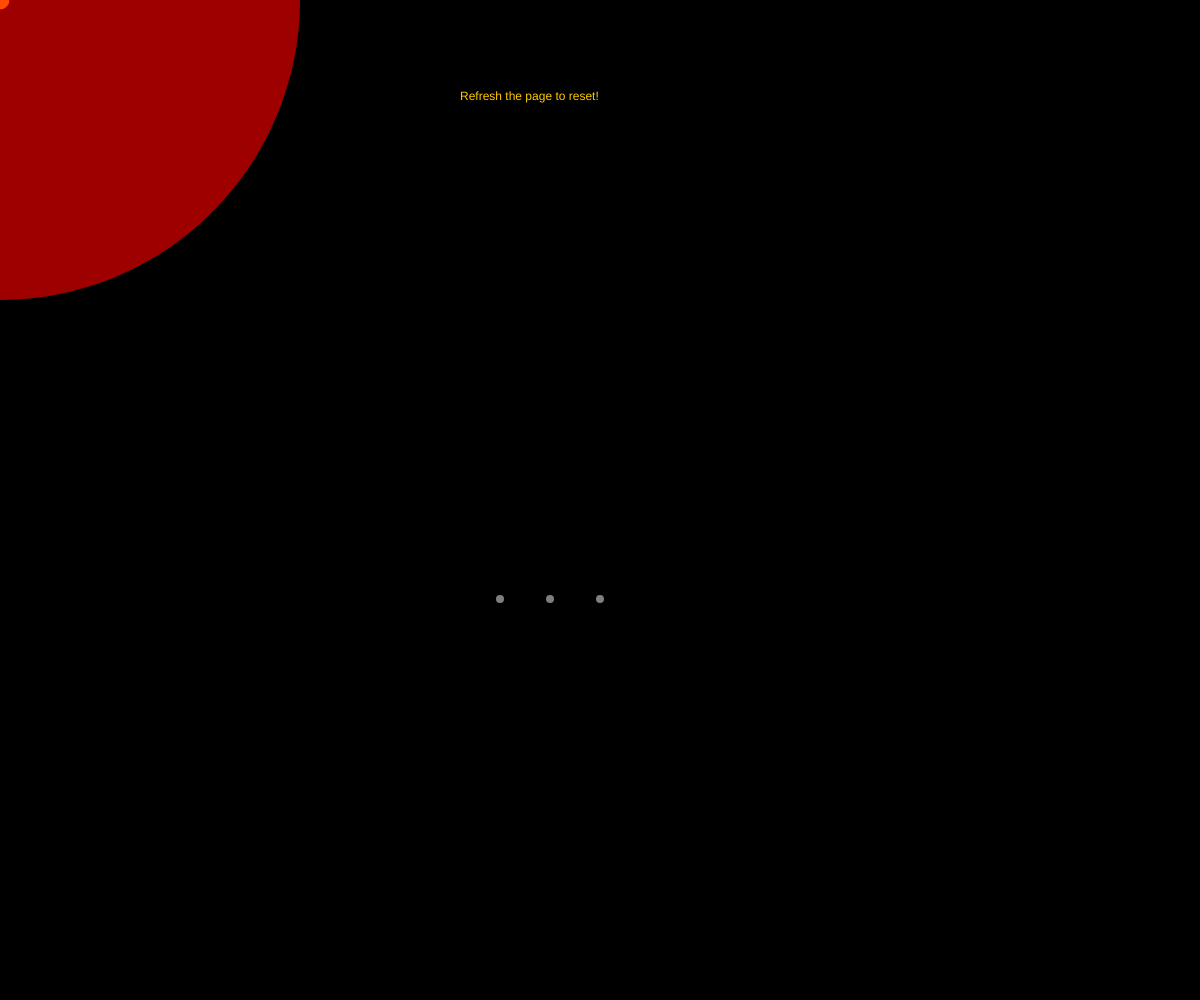
Frame 1 (no input)
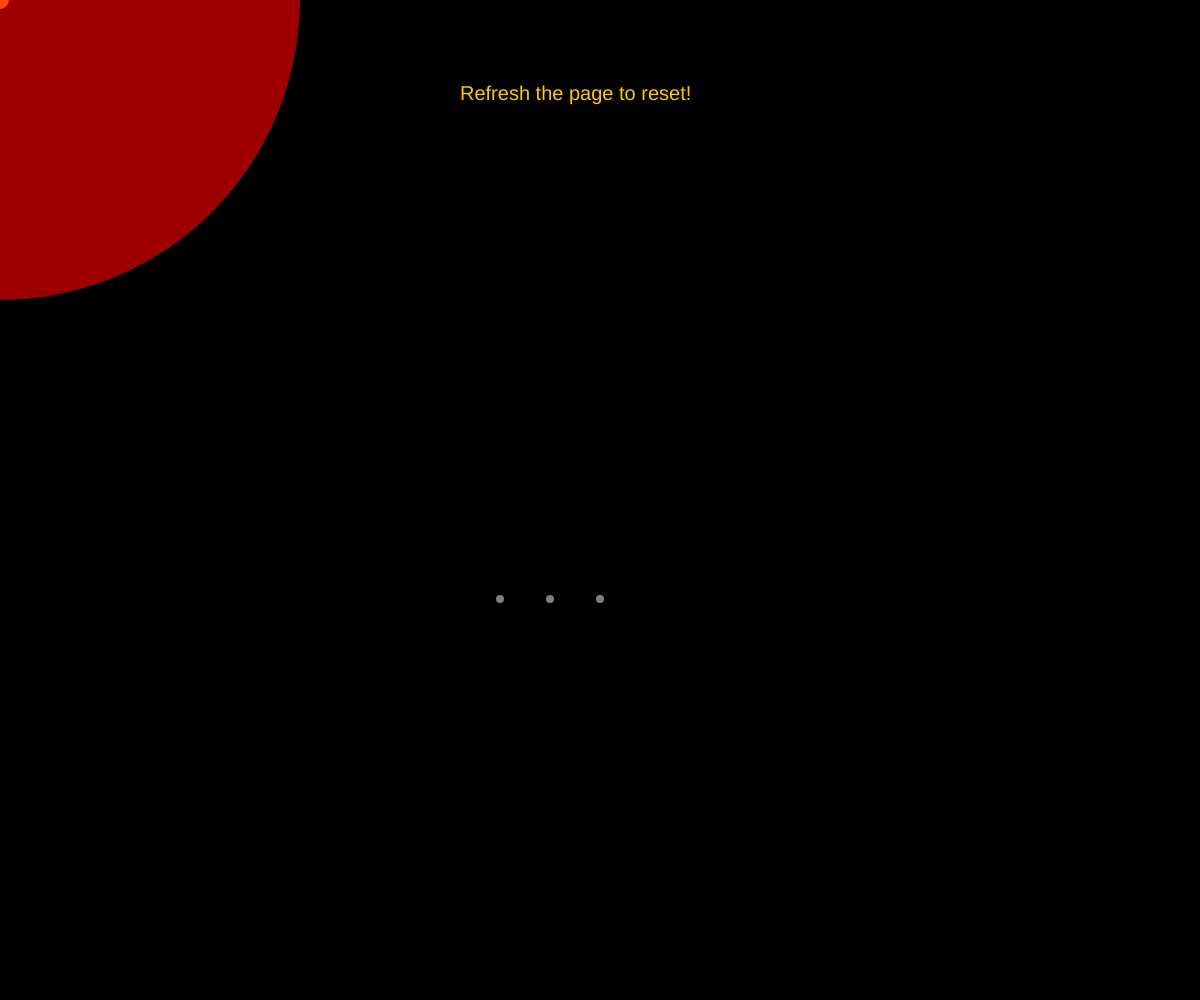
Frame 60 (no input)
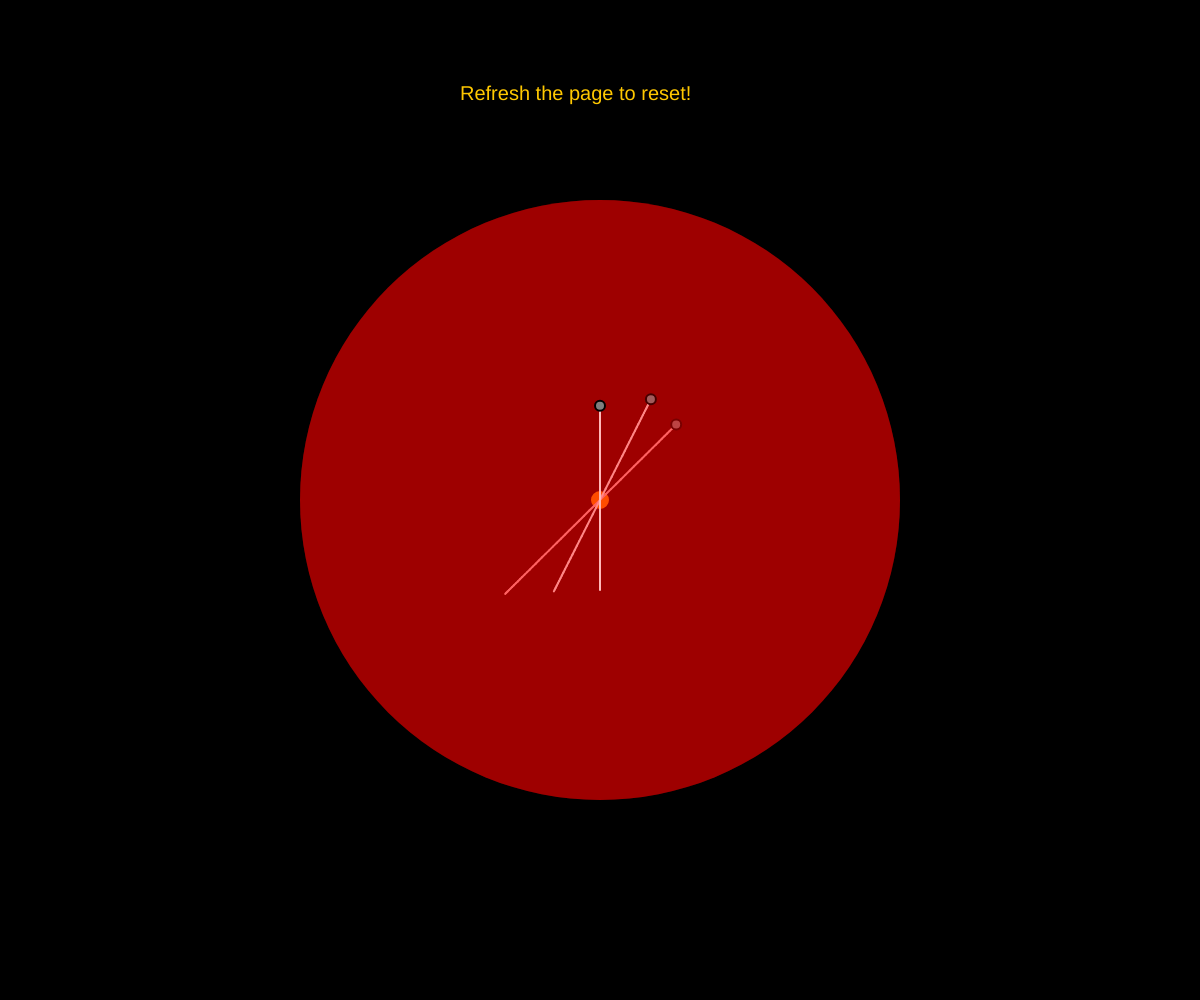
Frame 120 (the mouse pressed at the canvas centre since frame 60)

The p5.js sketch that drew these frames (run headless with seeded random() and noise() and a simulated clock; from frame 60 on, the mouse is pressed at the canvas centre):

// p5.js sketch
// ── sketch.js
const PVector = p5.Vector;

const width = window.innerWidth * 1;
const height = window.innerHeight * 1;

function setup() {
  createCanvas(width, height);
}

// Adapted from Dan Shiffman, natureofcode.com

var Mover = function (x, y) {
  this.position = new PVector(x, y);
  this.velocity = new PVector(0, 0);
  this.acceleration = new PVector(0, 0);
  this.history = [];
};

Mover.prototype.update = function () {
  var mouse = new PVector(mouseX, mouseY);
  var dir = PVector.sub(mouse, this.position);

  // this.gravitationalFieldRadius = new PVector(width, height).mag();
  this.gravitationalFieldRadius = 300;

  // var closeness = (this.gravitationalFieldRadius - dir.mag()) / this.gravitationalFieldRadius;
  var closeness = 1 - map(dir.mag(), 0, this.gravitationalFieldRadius, 0, 1);

  dir.normalize();
  if (PVector.sub(mouse, this.position).mag() > this.gravitationalFieldRadius) {
    dir.mult(0);
  } else {
    dir.mult(closeness * 0.3);
  }
  this.acceleration = dir;
  this.velocity.add(this.acceleration);
  this.velocity.limit(this.gravitationalFieldRadius / 10);
  this.position.add(this.velocity);

  if (this.history.length > 50) {
    this.history.shift();
  }

  this.history.push({ x: this.position.x, y: this.position.y });
};

Mover.prototype.display = function () {
  noStroke();
  fill(255, 0, 0, 70);
  ellipse(mouseX, mouseY, this.gravitationalFieldRadius * 2);

  stroke(0);
  strokeWeight(2);

  fill(127);
  ellipse(this.position.x, this.position.y, 10, 10);
};

Mover.prototype.checkEdges = function () {
  if (this.position.x > width) {
    // this.position.x = 0;
    this.velocity.x = -this.velocity.x;
    this.acceleration.x = -this.acceleration.x;
  } else if (this.position.x < 0) {
    this.velocity.x = -this.velocity.x;
    this.acceleration.x = -this.acceleration.x;
    // this.position.x = width;
  }
  if (this.position.y > height) {
    // this.position.y = 0;
    this.velocity.y = -this.velocity.y;
    this.acceleration.y = -this.acceleration.y;
  } else if (this.position.y < 0) {
    // this.position.y = height;
    this.velocity.y = -this.velocity.y;
    this.acceleration.y = -this.acceleration.y;
  }
};

var movers = [new Mover(500, 599), new Mover(550, 599), new Mover(600, 599)];

var draw = function () {
  background(0, 0, 0);

  fill(255, 200, 0);
  ellipse(mouseX, mouseY, 20);

  text('Refresh the page to reset!', width / 2 - 140, 100);
  textSize(20);

  movers.forEach(mover => {
    stroke(255);
    mover.history.reduce((prevPos, currPos) => {
      prevPos && line(prevPos.x, prevPos.y, currPos.x, currPos.y);

      return currPos;
    }, false);

    mover.update();
    // mover.checkEdges();
    mover.display();

    // noStroke();
  });

  
};
